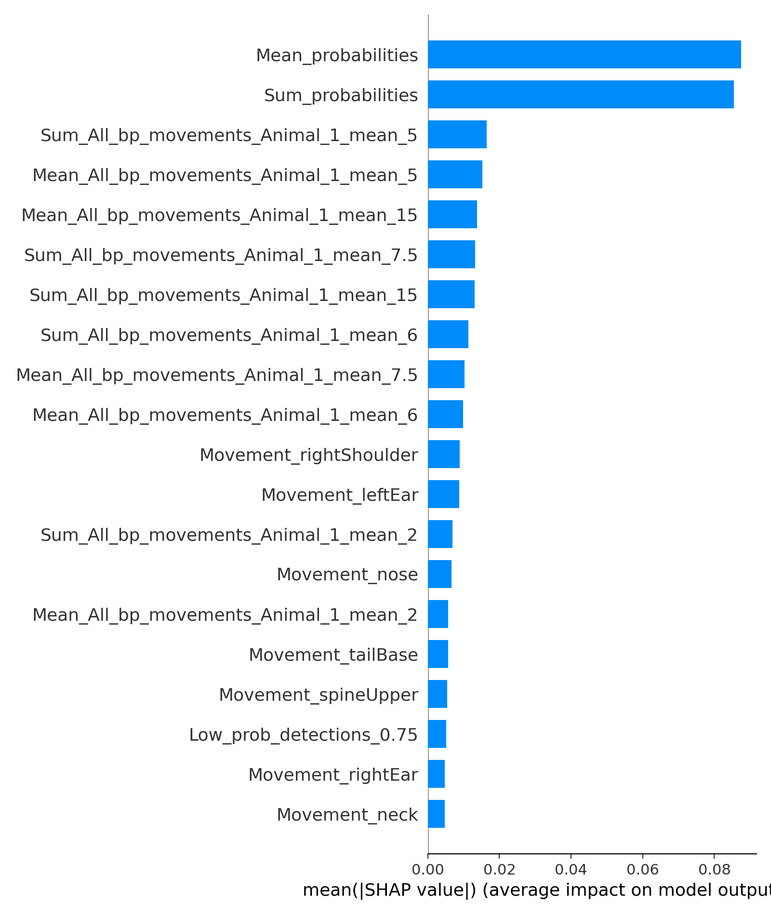
#> input picture projects/Project 1/simba/project_folder/shap/grooming_shap_bar.png, 771 x 915 px, shrunk from 1600 x 1900 before the run
$ python -i clahe.py   (imports and definitions only)
#> lines starting #> are read from the running program, lines starting #| are printed output that depends on the picture
import cv2
import os
import subprocess
import time

def apply_clahe_to_video(input_path, output_path, clip_limit=2.0, tile_grid_size=(8, 8)):
#> called with output_path = 'out.png', clip_limit = 2, tile_grid_size = (8, 8)
    temp_output = output_path.replace(".mp4", "_raw.mp4")

    # Use a function scope or explicit release
    cap = cv2.VideoCapture(input_path)
    fps = cap.get(cv2.CAP_PROP_FPS)
    width = int(cap.get(cv2.CAP_PROP_FRAME_WIDTH))
    height = int(cap.get(cv2.CAP_PROP_FRAME_HEIGHT))

    fourcc = cv2.VideoWriter_fourcc(*'mp4v')
    out = cv2.VideoWriter(temp_output, fourcc, fps, (width, height))
    clahe = cv2.createCLAHE(clipLimit=clip_limit, tileGridSize=tile_grid_size)

    try:
        while cap.isOpened():
            ret, frame = cap.read()
#> frame is the input picture: shape (915, 771, 3); mean B, G, R 248.1, 242.7, 236
            if not ret: break

            lab = cv2.cvtColor(frame, cv2.COLOR_BGR2LAB)
#> lab: shape (915, 771, 3); mean of channels 0, 1, 2 243.3, 128.5, 124.9
            l, a, b = cv2.split(lab)
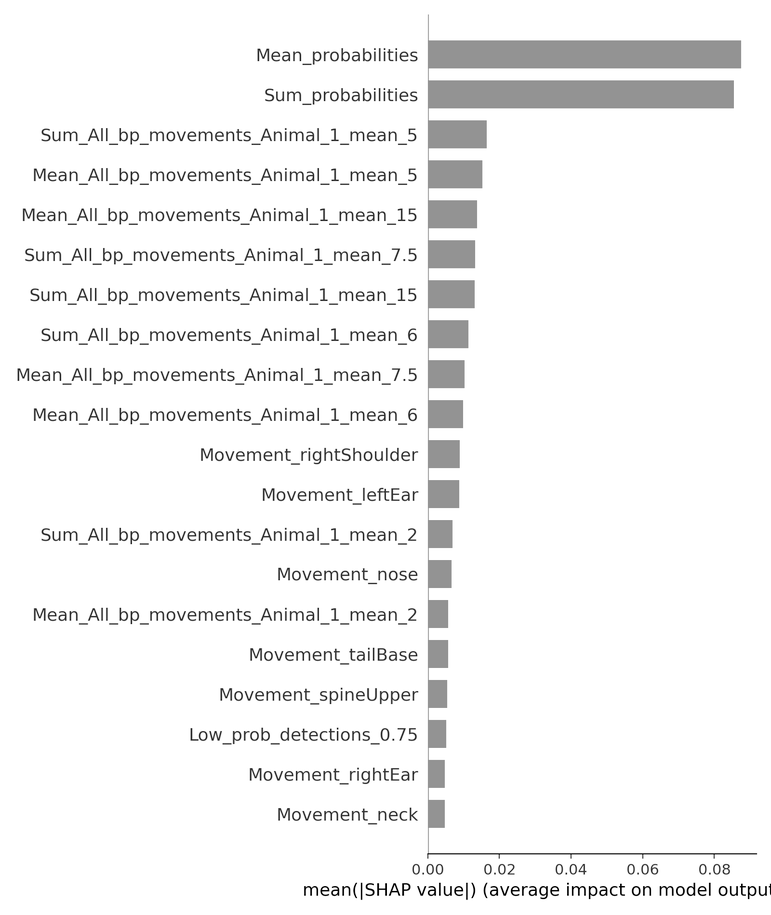
#> l: shape (915, 771); min 0, max 255, mean 243.3
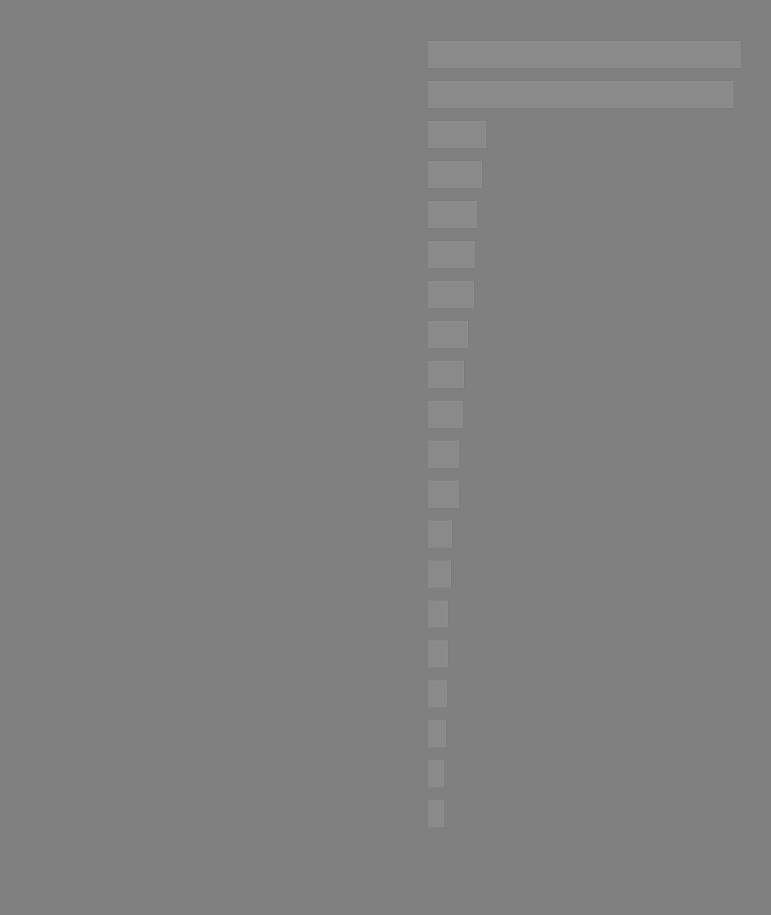
#> a: shape (915, 771); min 121, max 150, mean 128.5
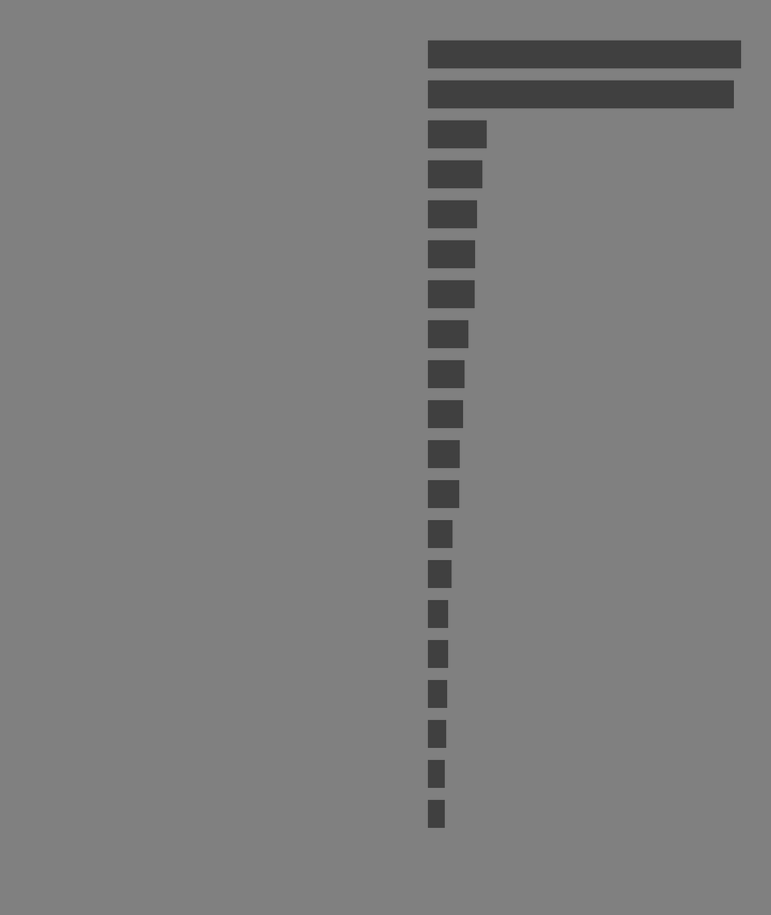
#> b: shape (915, 771); min 56, max 134, mean 124.9
            l2 = clahe.apply(l)
            lab = cv2.merge((l2, a, b))
#> lab: shape (915, 771, 3); mean of channels 0, 1, 2 242.6, 128.5, 124.9
            enhanced_frame = cv2.cvtColor(lab, cv2.COLOR_LAB2BGR)
            out.write(enhanced_frame)
    finally:
        # 1. Release everything explicitly
        cap.release()
        out.release()
        # 2. Force delete the objects to clear the Windows file handle
        del cap
        del out
        # 3. Give Windows a tiny moment to breathe
        time.sleep(1)

    # Now FFmpeg can safely access the file
    if os.path.exists(temp_output):
        subprocess.run([
            'ffmpeg', '-y', '-i', temp_output,
            '-vcodec', 'libx264', '-pix_fmt', 'yuv420p',
            '-crf', '18', output_path
        ], check=True)

        # Final cleanup
        try:
            os.remove(temp_output)
        except OSError:
            pass # If it still fails, it's just a temp file left behind

    return output_path

>>> result = apply_clahe_to_video('../../projects/Project 1/simba/project_folder/shap/grooming_shap_bar.png', 'out.png')

$ run again, on projects/Project 1/simba/project_folder/shap/grooming_shap_summary.png
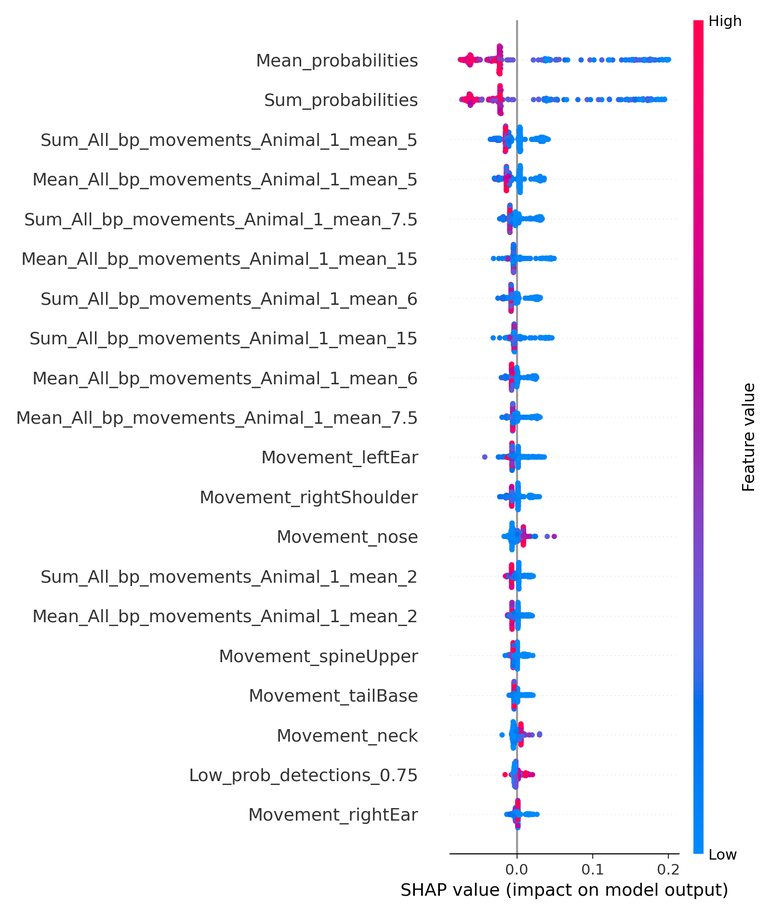
#> input picture projects/Project 1/simba/project_folder/shap/grooming_shap_summary.png, 771 x 915 px, shrunk from 1600 x 1900 before the run
#> in apply_clahe_to_video, frame is the input picture: shape (915, 771, 3); mean B, G, R 246.7, 243.3, 244
#> in apply_clahe_to_video, `l, a, b = cv2.split(lab)`:
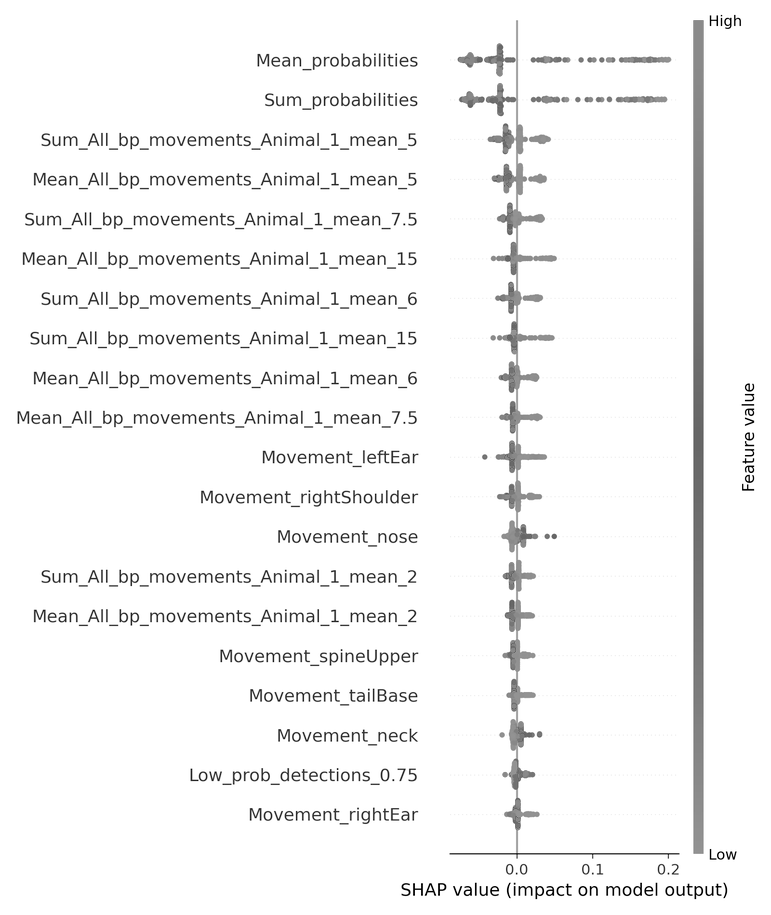
#> l: shape (915, 771); min 0, max 255, mean 245
#> in apply_clahe_to_video, `l, a, b = cv2.split(lab)`:
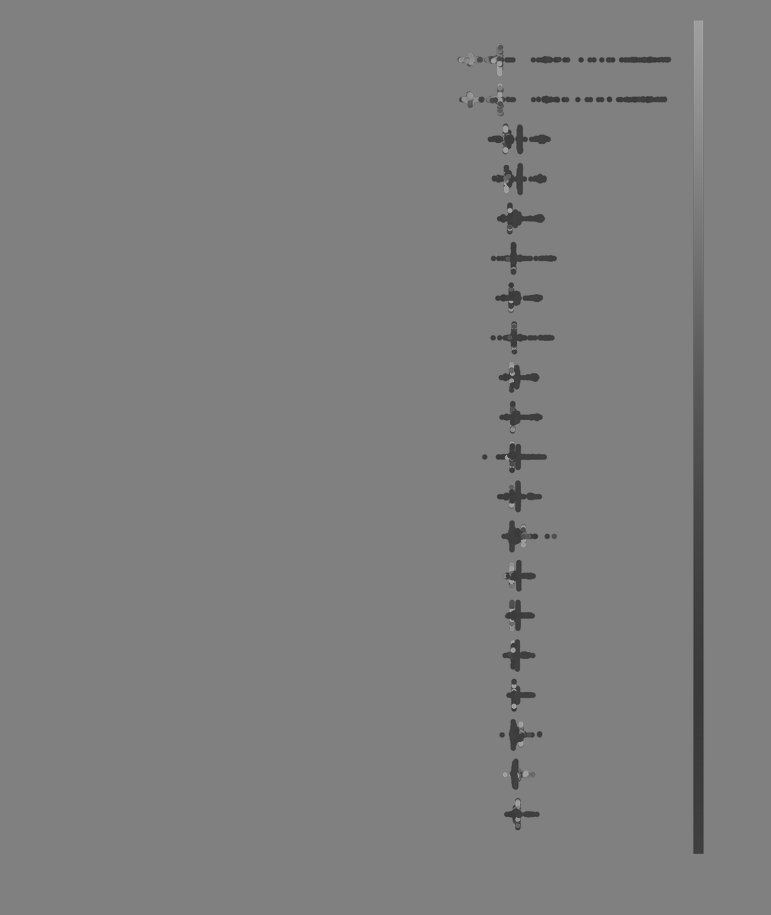
#> b: shape (915, 771); min 51, max 173, mean 126.7

$ run again, on projects/Project 1/simba/project_folder/shap/moving_shap_bar.png
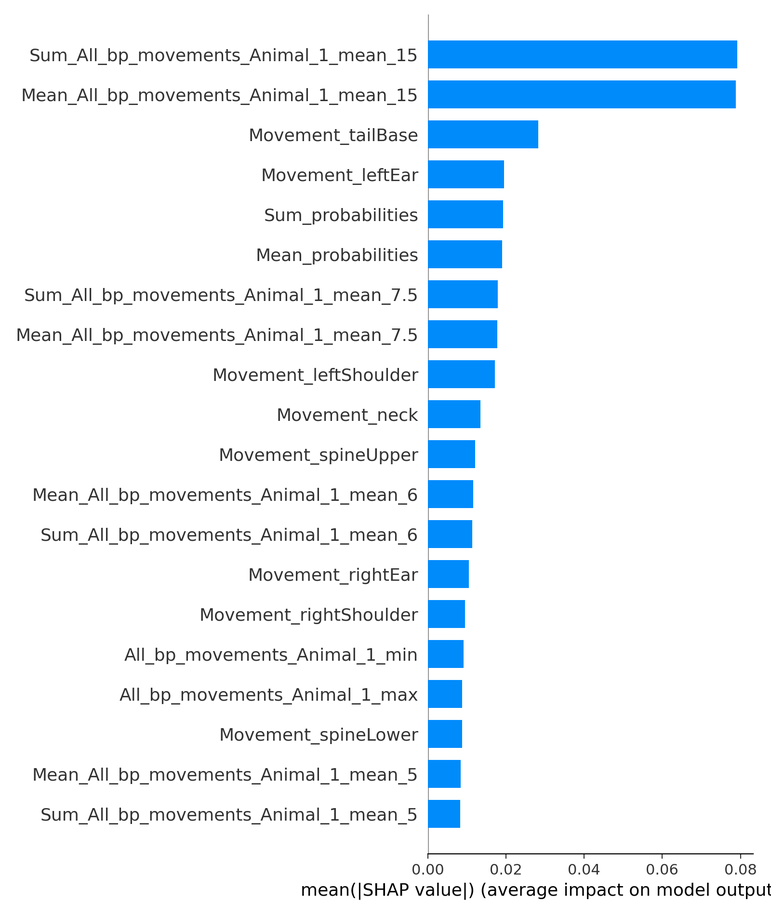
#> input picture projects/Project 1/simba/project_folder/shap/moving_shap_bar.png, 771 x 915 px, shrunk from 1600 x 1900 before the run
#> in apply_clahe_to_video, frame is the input picture: shape (915, 771, 3); mean B, G, R 248.1, 241, 232.3
#> in apply_clahe_to_video, `l, a, b = cv2.split(lab)`:
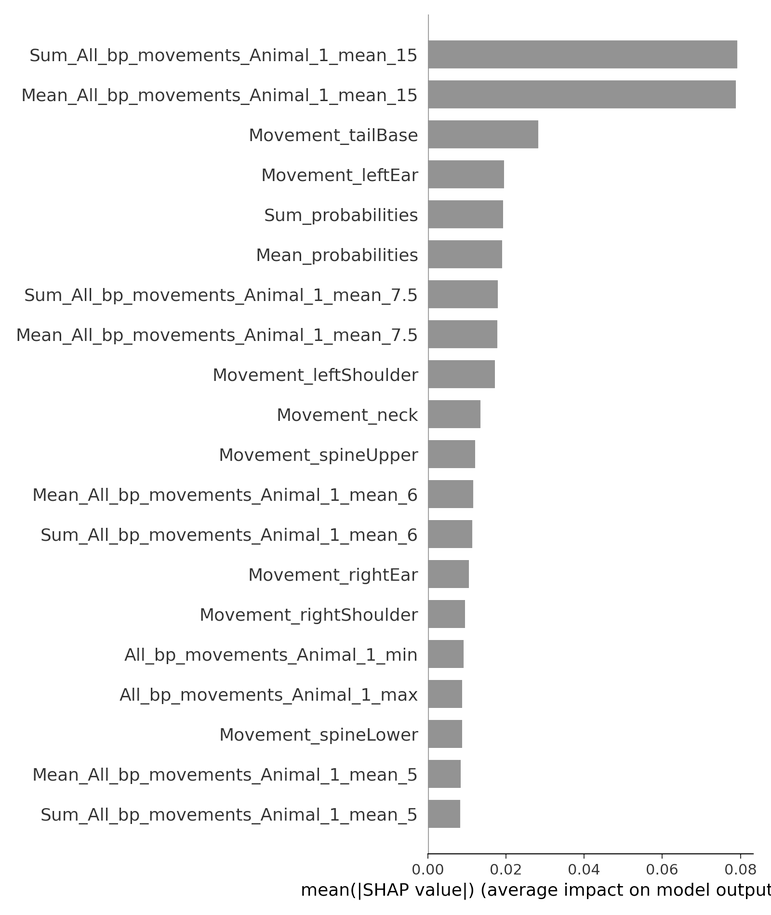
#> l: shape (915, 771); min 0, max 255, mean 241.8
#> in apply_clahe_to_video, `l, a, b = cv2.split(lab)`:
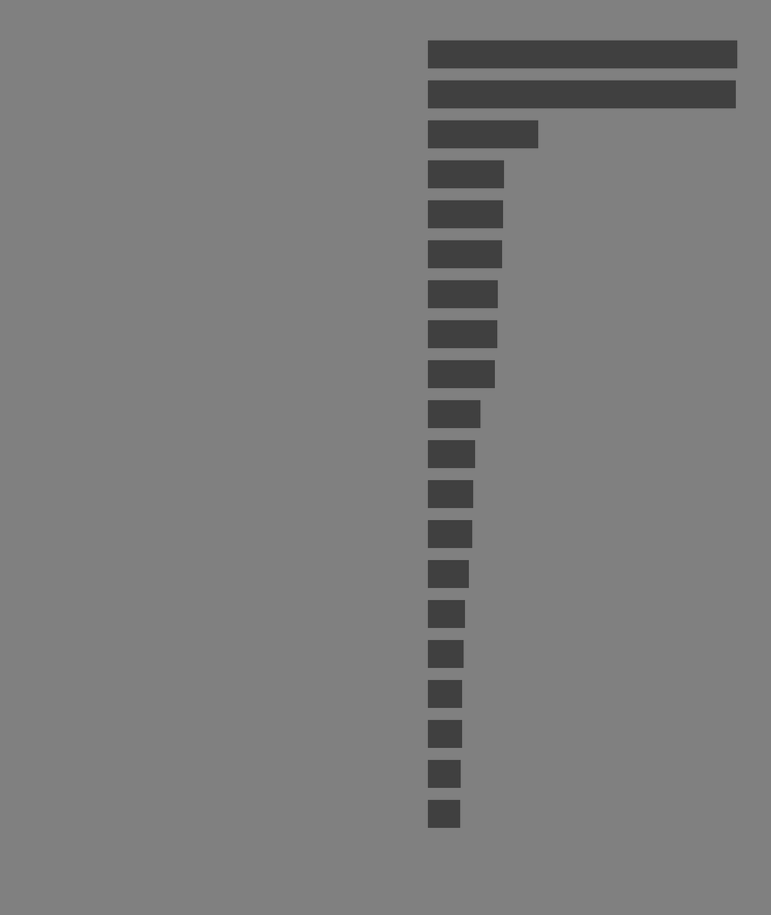
#> b: shape (915, 771); min 56, max 134, mean 123.9

$ run again, on projects/Project 1/simba/project_folder/shap/moving_shap_summary.png
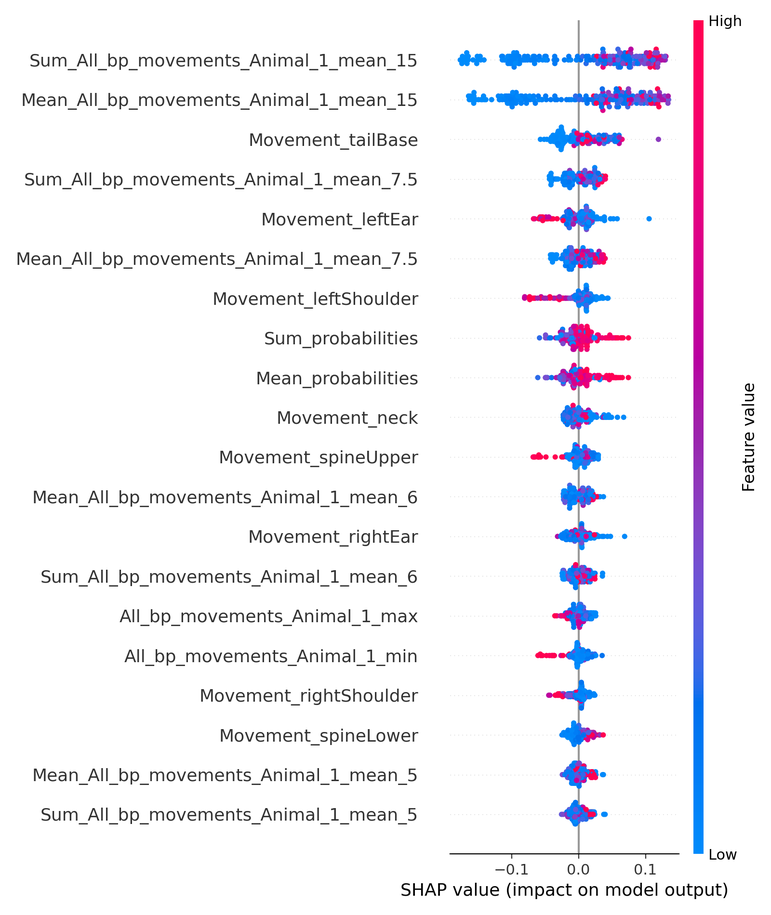
#> input picture projects/Project 1/simba/project_folder/shap/moving_shap_summary.png, 771 x 915 px, shrunk from 1600 x 1900 before the run
#> in apply_clahe_to_video, frame is the input picture: shape (915, 771, 3); mean B, G, R 246.1, 241.5, 242.5
#> in apply_clahe_to_video, `l, a, b = cv2.split(lab)`:
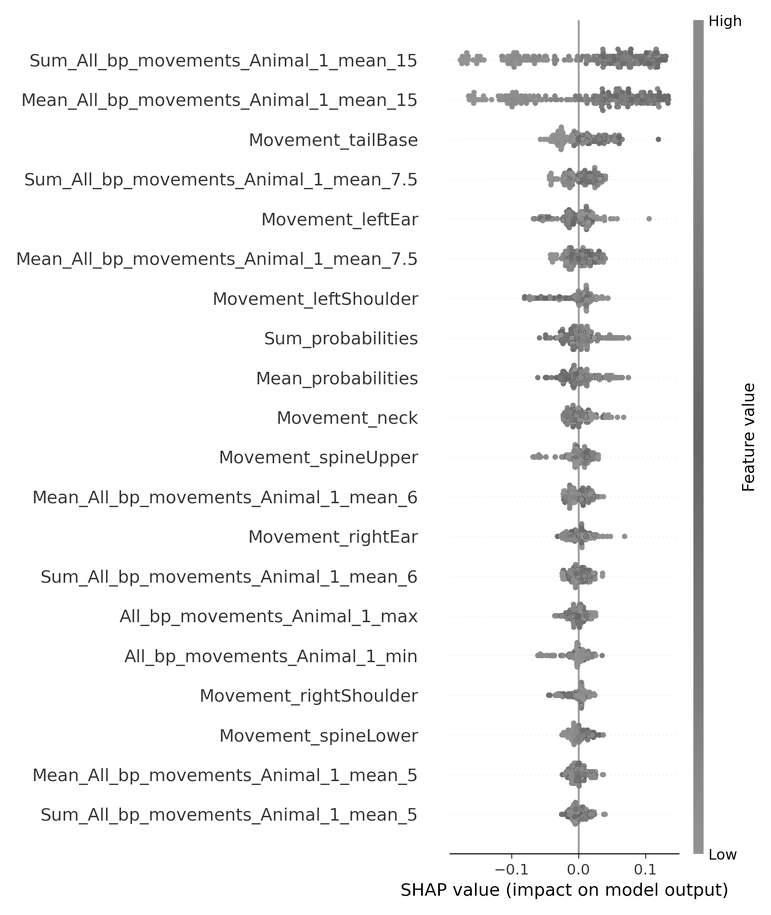
#> l: shape (915, 771); min 0, max 255, mean 243.7
#> in apply_clahe_to_video, `l, a, b = cv2.split(lab)`:
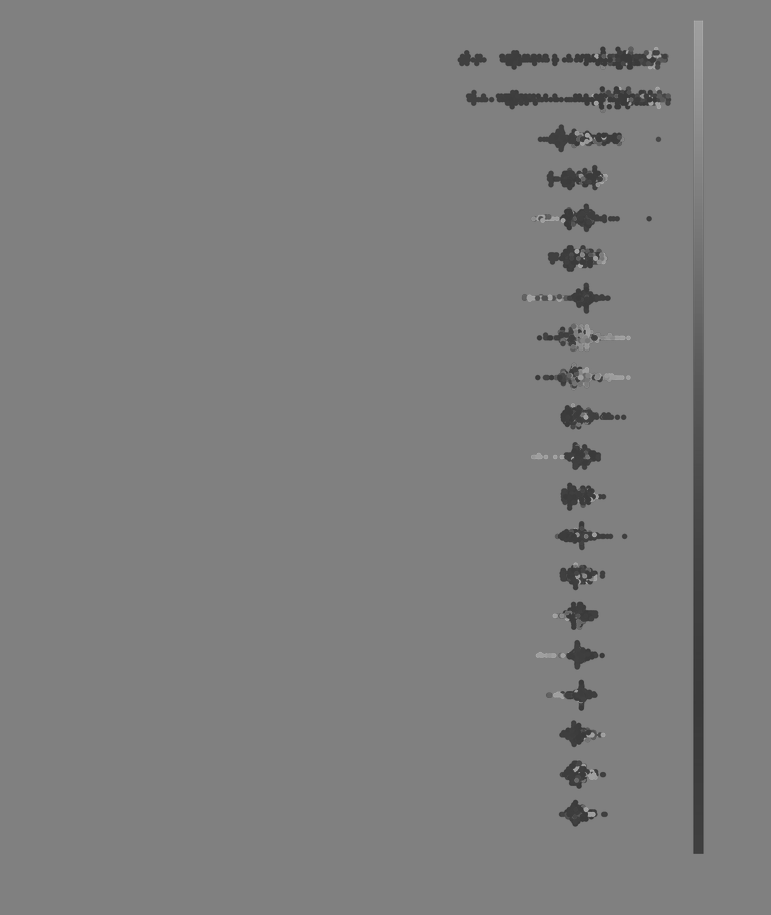
#> b: shape (915, 771); min 52, max 177, mean 126.3
